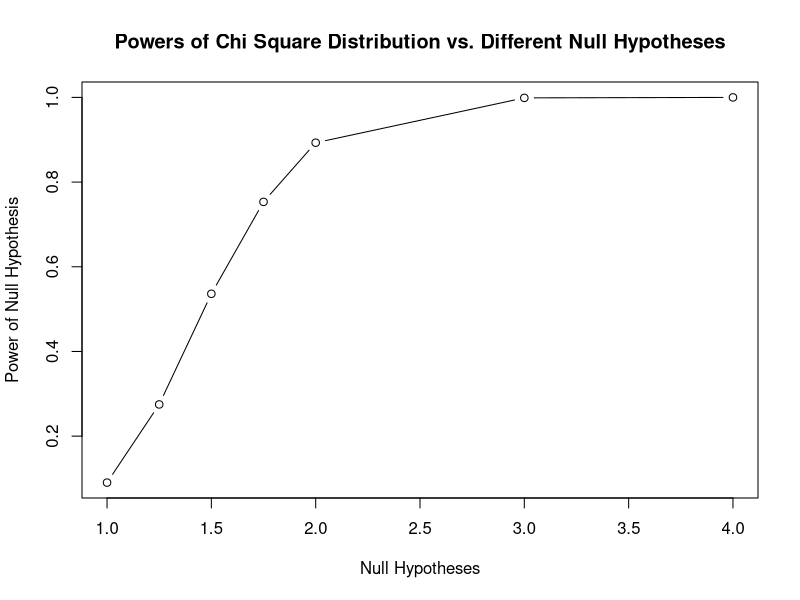

Write R code to recreate this figure.
####################
##  1.7-1.8 Quiz  ##
####################

set.seed(3969)

# 10000 samples of size 30
chisq.data <- matrix(rchisq(n = 10000 * 30, df = 1), nrow = 10000, ncol = 30)

# perform t test on the chi square distribution and strip p-value
ttest.pval <- function (data, H0){
  t.test(data, mu = H0, alternative = "two.sided")$p.value
}

# apply ttest.pval to each sample in the chi square distribution
# samples are housed in the rows, thus 1
# in chi square, H0 = mean = df, thus H0 = 1
pval <- apply(chisq.data, 1, ttest.pval, H0 = 1)

# portion of the p values less than 0.05
# What is the proportion of p-values less than 0.05 for H0 = 1?
(power <- mean(pval < 0.05))

# multiple null hypotheses need to be tested
# added H0 = 1 here for convenience when creating scatterplot
null.hypotheses <- c(1, 1.25, 1.5, 1.75, 2, 3, 4)

# initialized vector of powers from the null hypotheses
mult.powers <- vector() 

# for convenience, I created a for loop
for(i in null.hypotheses){
  pval <- apply(chisq.data, 1, ttest.pval, H0 = i)
  power <- mean(pval < 0.05)
  mult.powers <- c(mult.powers, power)
}

# scatter plot of powers vs. null hypotheses
plot(x = null.hypotheses, y = mult.powers, type = "b", xlab = "Null Hypotheses", ylab = "Power of Null Hypothesis", main = "Powers of Chi Square Distribution vs. Different Null Hypotheses")




